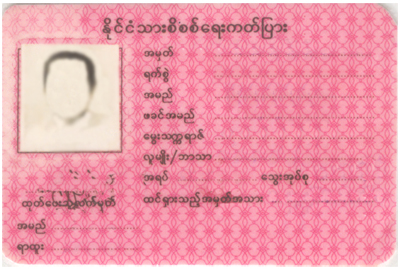
#> input picture ImageManipulation-CardGenerator/photos/NRC_Sample.jpg, 400 x 269 px
$ python main.py   (older library calls are emulated)
#> lines starting #> are read from the running program, lines starting #| are printed output that depends on the picture; pictures that were not available may be replaced by others from this repository, and a replacement may not be noted
### ImageManipulation-CardGenerator/TemplateGenerator.py
import pandas as pd
from PIL import Image, ImageDraw, ImageFont


class Template:
    def __init__(self, template_path):
#> called with template_path = 'photos/NRC_Sample.jpg'
        self.template = Image.open(template_path)
#> self.template is the input picture: PIL image 400x269 RGB; mean R, G, B 237.4, 154.7, 170.3

    def write_text(self, location: tuple, text, font_style=None, size=12, font_color="black"):
        draw = ImageDraw.Draw(self.template)
        font=None
        if font_style:
            font = ImageFont.truetype(font_style, size=size)
        draw.text(location, str(text), font=font, fill=font_color)

    def add_image(self, image, prepare_size: tuple, paste_image_location: tuple):
#> called with image = 'photos\\8.jpg', prepare_size = (165, 190), paste_image_location = (25, 75, 190, 265)
        pic = Image.open(image).resize(prepare_size, Image.ANTIALIAS)
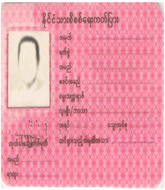
#> pic: PIL image 165x190 RGB; mean R, G, B 237.4, 154.7, 170.3
        self.template.paste(pic, paste_image_location)
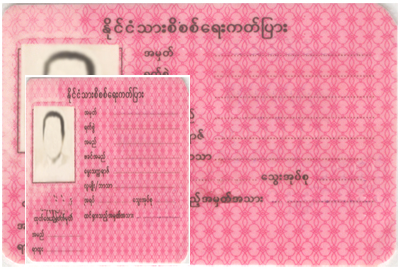
#> self.template: PIL image 400x269 RGB; mean R, G, B 238.7, 153.8, 170.5

    def save(self, save_path):
#> called with save_path = 'cards\\8.jpg'
        self.template.save(save_path)
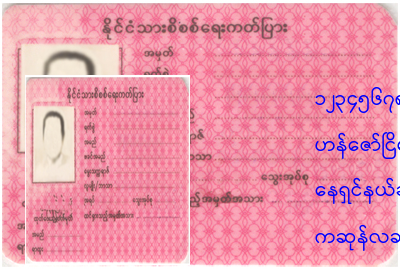
#> saved as 8.jpg: PIL image 400x269 RGB; mean R, G, B 235.2, 151.7, 171.8
        return save_path


# [10 lines that do not run on import are left out]

### ImageManipulation-CardGenerator/main.py
from TemplateGenerator import Template

if __name__ == '__main__':
    source_image_path = "photos\\8.jpg"
    template = Template("photos/NRC_Sample.jpg")
    font = "fonts/Pyidaungsu-2.5_Regular.ttf"
    template.add_image(image=source_image_path, prepare_size=(165, 190),
                       paste_image_location=(25, 75, 190, 265))
    template.write_text(location=(315, 84), text="၁၂၃၄၅၆၇၈၉၀",
                        font_style=font,
                        size=20, font_color="blue")
    template.write_text(location=(315, 130), text="ဟန်ဇော်ငြိမ်း",
                        font_style=font,
                        size=20, font_color="blue")
    template.write_text(location=(315, 175), text="နေရှင်နယ်ဆိုက်ဘာစီးတီး",
                        font_style=font,
                        size=20, font_color="blue")
    template.write_text(location=(315, 222), text="ကဆုန်လဆန်း ၁၀ ရက် ၁၃၆၄",
                        font_style=font,
                        size=20, font_color="blue")
    result = template.save("cards\\8.jpg")
    print("Image Savae Successfully : ", result)
